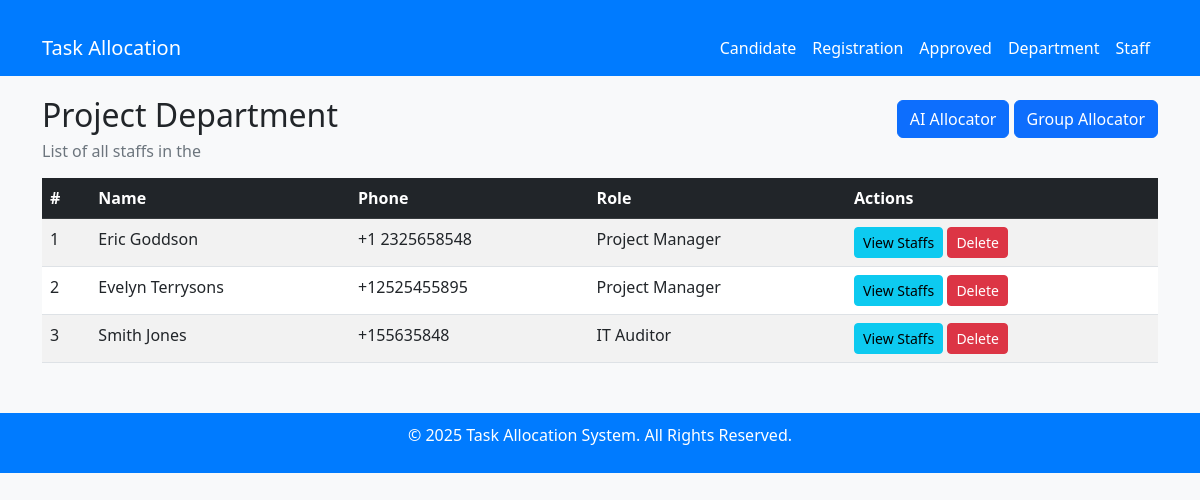
Screenshot of /departement/all_staffs/4/ with the database file from the repository.
### mainApp/models.py (models this page shows, shortened)
class Departement(models.Model):
    departement_name = models.CharField(max_length=255, blank=True, null=False)
    departement_phone = models.CharField(max_length=100, blank=True, null=True)
    departement_room_number = models.IntegerField()

class Staff(models.Model):
    candidate = models.ForeignKey(Candidate, on_delete=models.CASCADE, related_name="candidate")
    departement = models.ForeignKey(Departement, on_delete=models.CASCADE, related_name='staff')
    dob = models.DateField()

class Candidate(models.Model):
    first_name = models.CharField(max_length=100)
    last_name = models.CharField(max_length=100)
    email = models.EmailField(unique=True)
    phone = models.CharField(max_length=20, blank=True, null=True)
    resume = models.FileField(upload_to="resumes/", blank=True, null=True)
    certificate = models.FileField(upload_to="certificates/", blank=True, null=True)
    GENDER_LIST = [
        ("Male" ,"Male"),
        ("Female" , "Female"),
    ]
    gender = models.CharField(max_length=50, choices=GENDER_LIST, default="Male")
    approval = models.CharField(max_length=20, default='not_approved')
    role = models.CharField(max_length=50, default='no_role')
    date_applied = models.DateTimeField(auto_now_add=True)

### mainApp/views.py (the view)
# urls.py: path('departement/all_staffs/<int:departement_id>/', views.departement_staff_list, name='departement_staff_list'),
def departement_staff_list(request, departement_id):
    departement = get_object_or_404(Departement, id=departement_id)
    staffs = Staff.objects.filter(departement__id=departement_id)
    return render(request=request, template_name="task_allocation/departement/departement_staff_list.html", context={"staffs": staffs, "departement": departement})

### templates/task_allocation/departement/departement_staff_list.html (shortened to what this page needs)
{% extends '../base.html' %} {% block title %}Department{% endblock %}
{% block content %}
<div class="d-flex justify-content-between align-items-center">
  <h2>{{ departement.departement_name}}</h2>
  <div>
    <button
      type="button"
      class="btn btn-primary"
      data-bs-toggle="modal"
      data-bs-target="#aiAllocatorModal"
      data-bs-whatever="@fat"
    >
      AI Allocator
    </button>
    <button
      type="button"
      class="btn btn-primary"
      data-bs-toggle="modal"
      data-bs-target="#aiGroupAllocatorModal"
      data-bs-whatever="@fat"
    >
      Group Allocator
    </button>
  </div>
</div>
<h6 class="title text-secondary">
  List of all staffs in the {{ departeement.departement_name}}
</h6>
<table class="table table-striped mt-3">
  <thead class="table-dark">
    <tr>
      <th>#</th>
      <th>Name</th>
      <th>Phone</th>
      <th>Role</th>
      <th>Actions</th>
    </tr>
  </thead>
  <tbody>
    {% for staff in staffs %}
    <tr>
      <td>{{ forloop.counter }}</td>
      <td>{{ staff.candidate.first_name }} {{ staff.candidate.last_name }}</td>
      <td>{{ staff.candidate.phone }}</td>
      <td>{{ staff.candidate.role }}</td>
      <td>
        <button
          type="button"
          class="btn btn-info btn-sm"
          data-bs-toggle="modal"
          data-bs-target="#exampleModal"
          onclick="showEmployeeDetails({{ staff.id }}, {{ staff.candidate.id }})"
        >
          View Staffs
        </button>
        <a
          href=""
          class="btn btn-danger btn-sm"
          onclick="return confirm('Are you sure?');"
          >Delete</a
        >
      </td>
    </tr>
    {% empty %}
    <tr>
      <td colspan="4" class="text-center">No department found.</td>
    </tr>
    {% endfor %}
  </tbody>
</table>
{% endblock %}

### templates/task_allocation/base.html (style rules this page uses)
body { background-color: #f8f9fa; }

### rows the page displays
Departement: departement_name "Project Department"
Staff: candidate.first_name "Eric", candidate.last_name "Goddson", candidate.phone "+1 2325658548", candidate.role "Project Manager"
Staff: candidate.first_name "Evelyn", candidate.last_name "Terrysons", candidate.phone "+12525455895", candidate.role "Project Manager"
Staff: candidate.first_name "Smith", candidate.last_name "Jones", candidate.phone "+155635848", candidate.role "IT Auditor"
